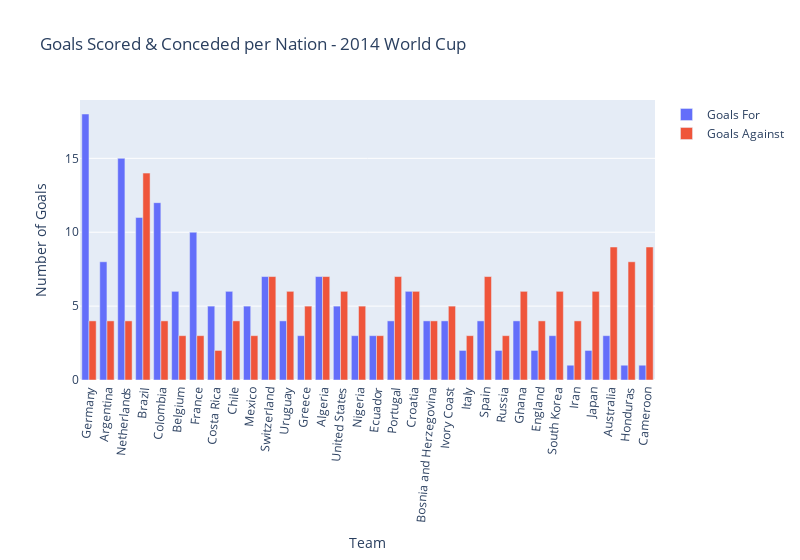

The cell this chart's notebook holds for it:
### Code cell
config = dict({'scrollZoom': True})
fig3 = px.bar(fifa_world_cup_2014_data, x="Team", y=["Goals For", "Goals Against"], title="Goals Scored & Conceded per Nation - 2014 World Cup", barmode="group", labels={"Team":"Team", "value":"Number of Goals", "variable":""}, width=800)
fig3.update_xaxes(tickangle=-85)
fig3

### Figure 1 — Plotly figure (JSON) as saved in the notebook; plotly's stock layout.template omitted (floating-point values rounded to 4 significant figures)
{"data": [{"alignmentgroup": "True", "hovertemplate": "=Goals For<br>Team=%{x}<br>Number of Goals=%{y}<extra></extra>", "legendgroup": "Goals For", "marker": {"color": "#636efa", "pattern": {"shape": ""}}, "name": "Goals For", "offsetgroup": "Goals For", "orientation": "v", "showlegend": true, "textposition": "auto", "type": "bar", "x": ["Germany", "Argentina", "Netherlands", "Brazil", "Colombia", "Belgium", "France", "Costa Rica", "Chile", "Mexico", "Switzerland", "Uruguay", "Greece", "Algeria", "United States", "Nigeria", "Ecuador", "Portugal", "Croatia", "Bosnia and Herzegovina", "Ivory Coast", "Italy", "Spain", "Russia", "Ghana", "England", "South Korea", "Iran", "Japan", "Australia", "Honduras", "Cameroon"], "xaxis": "x", "y": [18, 8, 15, 11, 12, 6, 10, 5, 6, 5, 7, 4, 3, 7, 5, 3, 3, 4, 6, 4, 4, 2, 4, 2, 4, 2, 3, 1, 2, 3, 1, 1], "yaxis": "y"}, {"alignmentgroup": "True", "hovertemplate": "=Goals Against<br>Team=%{x}<br>Number of Goals=%{y}<extra></extra>", "legendgroup": "Goals Against", "marker": {"color": "#EF553B", "pattern": {"shape": ""}}, "name": "Goals Against", "offsetgroup": "Goals Against", "orientation": "v", "showlegend": true, "textposition": "auto", "type": "bar", "x": ["Germany", "Argentina", "Netherlands", "Brazil", "Colombia", "Belgium", "France", "Costa Rica", "Chile", "Mexico", "Switzerland", "Uruguay", "Greece", "Algeria", "United States", "Nigeria", "Ecuador", "Portugal", "Croatia", "Bosnia and Herzegovina", "Ivory Coast", "Italy", "Spain", "Russia", "Ghana", "England", "South Korea", "Iran", "Japan", "Australia", "Honduras", "Cameroon"], "xaxis": "x", "y": [4, 4, 4, 14, 4, 3, 3, 2, 4, 3, 7, 6, 5, 7, 6, 5, 3, 7, 6, 4, 5, 3, 7, 3, 6, 4, 6, 4, 6, 9, 8, 9], "yaxis": "y"}], "layout": {"barmode": "group", "legend": {"title": {"text": ""}, "tracegroupgap": 0}, "title": {"text": "Goals Scored & Conceded per Nation - 2014 World Cup"}, "width": 800, "xaxis": {"anchor": "y", "domain": [0, 1], "tickangle": -85, "title": {"text": "Team"}}, "yaxis": {"anchor": "x", "domain": [0, 1], "title": {"text": "Number of Goals"}}}}
